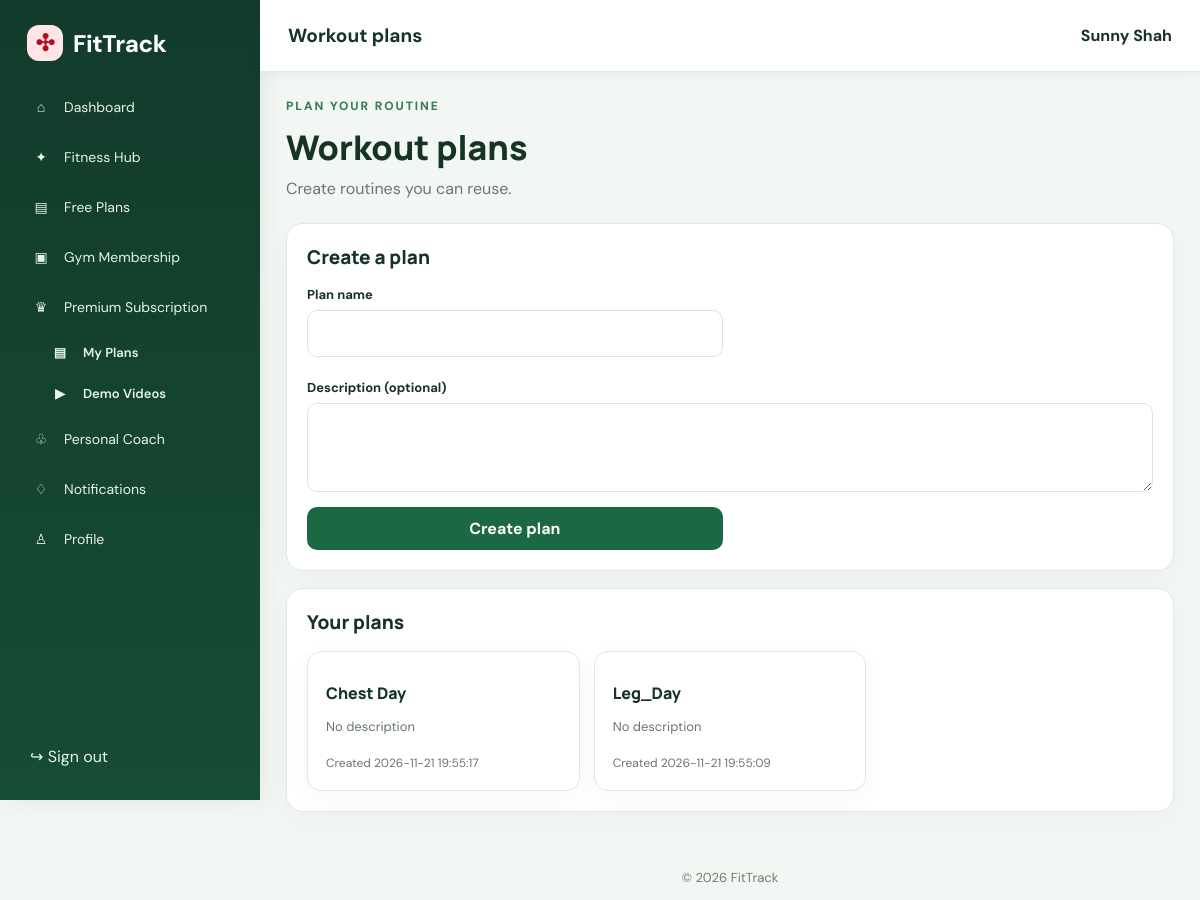
Page /workout_plans.php (signed in) on the earlier database version.
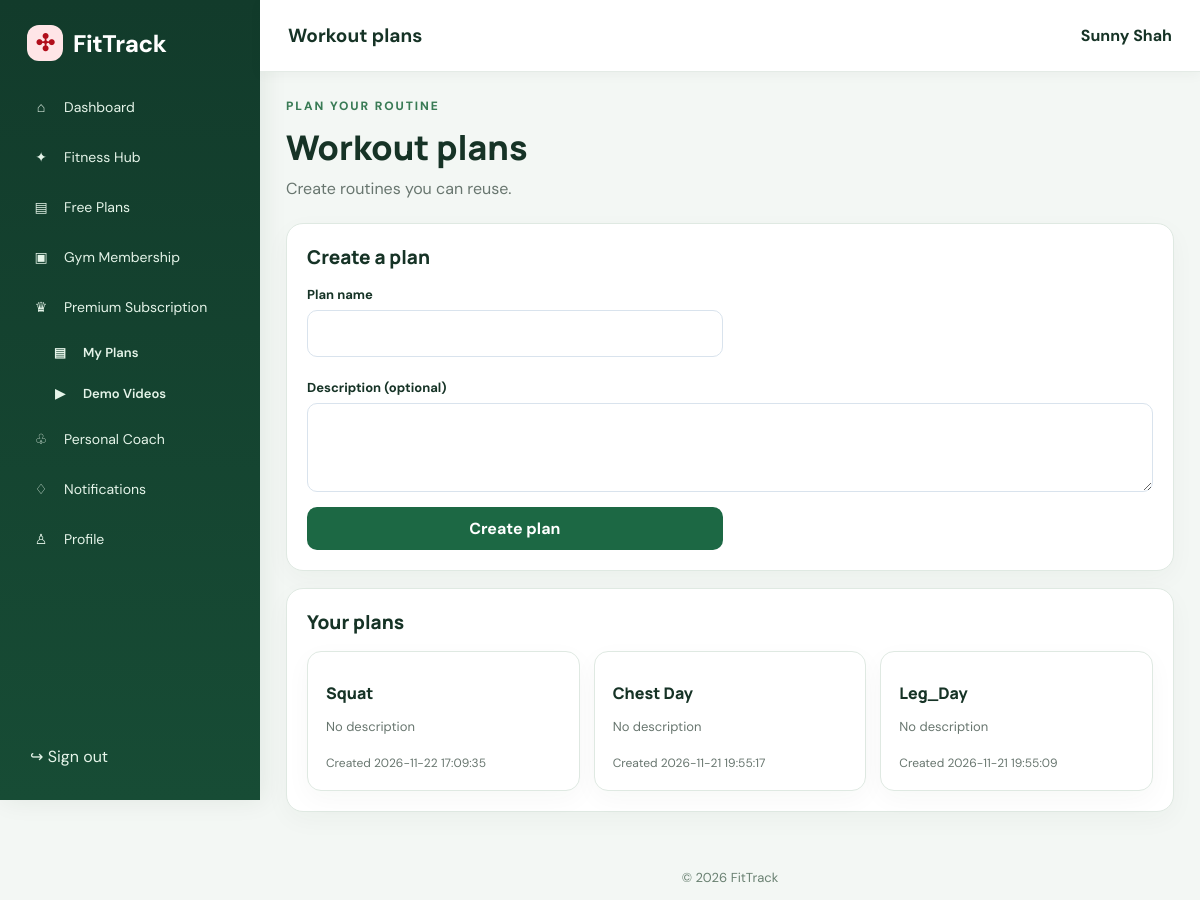
Same page on the later database version.
### tables this page shows
CREATE TABLE `workout_plans` (
  `id` bigint(20) UNSIGNED NOT NULL,
  `user_id` bigint(20) UNSIGNED NOT NULL,
  `name` varchar(150) NOT NULL,
  `description` text DEFAULT NULL,
  `created_at` timestamp NOT NULL DEFAULT current_timestamp()
);

### includes/auth.php (called while the page is built, shortened)
<?php
require_once __DIR__ . '/init.php';
function hasActiveGymMembership(PDO $pdo, int $userId): bool {
    static $cache = [];
    if (isset($cache[$userId])) return $cache[$userId];
    $q = $pdo->prepare("SELECT 1 FROM gym_memberships WHERE user_id = ? AND status = 'active' AND payment_status = 'paid' AND end_date >= CURDATE() LIMIT 1");
    $q->execute([$userId]);
    return $cache[$userId] = (bool) $q->fetchColumn();
}
function requireGymMembership(): void {
    global $pdo;
    if (!hasActiveGymMembership($pdo, (int) $_SESSION['user_id'])) {
        flash('Please apply for a gym membership first. Other sections unlock after the admin approves your fee.', 'error');
        redirect('membership.php');
    }
}
function hasActivePremium(PDO $pdo, int $userId): bool {
    static $cache = [];
    $q = $pdo->prepare("SELECT 1 FROM users WHERE id = ? AND subscription_status = 'active' AND subscription_expires_at >= CURDATE() LIMIT 1");
    $q->execute([$userId]);
    return $cache[$userId] = (bool) $q->fetchColumn();
}

### includes/init.php (called while the page is built, shortened)
<?php
function e(mixed $value): string
{
    return htmlspecialchars((string) $value, ENT_QUOTES, 'UTF-8');
}
if (!function_exists('escapeHtml')) {
    function escapeHtml($value): string
    {
        return e($value);
    }
}

### workout_plans.php (the view, shortened to what the changed rows need)
<?php
require_once __DIR__ . '/includes/init.php';
require_once __DIR__ . '/includes/auth.php';
requireLogin(); requireGymMembership();
$userId = (int)$_SESSION['user_id'];
$error = '';
$stmt = $pdo->prepare('SELECT id, name, description, created_at FROM workout_plans WHERE user_id = ? ORDER BY created_at DESC');
$stmt->execute([$userId]);
$plans = $stmt->fetchAll();
require __DIR__ . '/includes/header.php';
?>
<section class="page-heading"><div><p class="eyebrow">PLAN YOUR ROUTINE</p><h1>Workout plans</h1><p>Create routines you can reuse.</p></div></section>
<section class="panel"><h2>Create a plan</h2><?php if ($error): ?><div class="alert"><?= escapeHtml($error) ?></div><?php endif; ?>
</section>
<section class="panel"><h2>Your plans</h2><?php if (!$plans): ?><p>No plans yet. Create your first routine above.</p><?php else: ?><div class="card-grid"><?php foreach ($plans as $p): ?><article class="exercise-card"><h3><?= escapeHtml($p['name']) ?></h3><p><?= nl2br(escapeHtml($p['description'] ?: 'No description')) ?></p><small class="muted">Created <?= escapeHtml($p['created_at']) ?></small></article><?php endforeach; ?></div><?php endif; ?></section>
<?php require __DIR__ . '/includes/footer.php'; ?>

### includes/header.php (shortened to what the changed rows need)
<?php
require_once __DIR__ . '/auth.php';
$baseUrl = str_contains($_SERVER['SCRIPT_NAME'] ?? '', '/admin/') ? '../' : '';
$assetBase = $baseUrl . 'assets/';
$isUser = !empty($_SESSION['user_id']) && ($_SESSION['role'] ?? '') === 'user';
$current = basename($_SERVER['SCRIPT_NAME'] ?? '');
$memberUnlocked = $isUser ? hasActiveGymMembership($pdo, (int) $_SESSION['user_id']) : true;
$isPremium = $isUser && $memberUnlocked && hasActivePremium($pdo, (int) $_SESSION['user_id']);
?>
<!DOCTYPE html><html lang="en"><head><link rel="stylesheet" href="<?= $assetBase ?>css/style.css"><link rel="stylesheet" href="<?= $assetBase ?>css/style2.css"></head><body>
<?php if ($isUser): ?>
<div class="ft-user-shell"><aside class="ft-sidebar"><a class="ft-brand" href="<?= $baseUrl ?>dashboard.php"><span class="brand-mark">✣</span>FitTrack</a><nav class="ft-nav">
<?php $nav=[['dashboard.php','⌂','Dashboard'],['fitness_hub.php','✦','Fitness Hub'],['plans.php','▤','Free Plans'],['membership.php','▣','Gym Membership'],['subscription.php','♛','Premium Subscription'],['coaching.php','♧','Personal Coach'],['notifications.php','♢','Notifications'],['profile.php','♙','Profile']]; foreach($nav as [$url,$icon,$label]): $locked = !$memberUnlocked && $url !== 'membership.php'; ?><?php if($locked): ?><a class="locked" href="<?= $baseUrl ?>membership.php" title="Unlocks after your gym membership is approved" aria-disabled="true"><span>🔒</span><?= $label ?></a><?php else: ?><a class="<?= $current===$url?'active':'' ?>" href="<?= $baseUrl.$url ?>"><span><?= $icon ?></span><?= $label ?></a><?php endif; ?><?php if($url === 'subscription.php' && $memberUnlocked): ?><?php foreach([['premium-plans.php','▤','My Plans'],['premium-videos.php','▶','Demo Videos']] as [$su,$si,$sl]): ?><a class="sub <?= $isPremium ? ($current===$su?'active':'') : 'locked' ?>" href="<?= $baseUrl.($isPremium ? $su : 'subscription.php') ?>" <?= $isPremium ? '' : 'title="Premium members only"' ?>><span><?= $isPremium ? $si : '🔒' ?></span><?= $sl ?></a><?php endforeach; ?><?php endif; ?><?php endforeach; ?>
</nav></aside><div class="ft-main"><main class="ft-content">
<?php endif; ?>

Differences in the rows shown:
added workout_plans: name "Squat", description "No description", created_at "2026-11-22 17:09:35"
